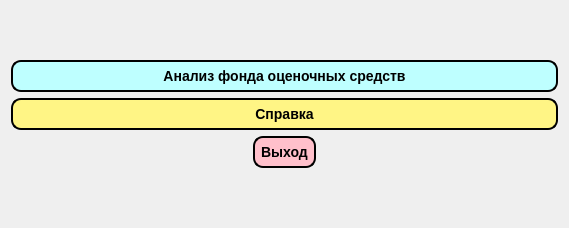
<?xml version="1.0" encoding="UTF-8"?>
<ui version="4.0">
 <class>ZavCath</class>
 <widget class="QWidget" name="ZavCath">
  <property name="geometry">
   <rect>
    <x>0</x>
    <y>0</y>
    <width>569</width>
    <height>228</height>
   </rect>
  </property>
  <property name="windowTitle">
   <string>Form</string>
  </property>
  <layout class="QGridLayout" name="gridLayout_2">
   <item row="0" column="0">
    <layout class="QGridLayout" name="gridLayout">
     <item row="0" column="0">
      <widget class="QPushButton" name="pushButton">
       <property name="styleSheet">
        <string notr="true">QPushButton{
     background-color: rgb(190, 255, 255);
     border-style: outset;
     border-width: 2px;
     border-radius: 10px;
     border-color: black;
     font: bold 14px;
     min-width: 10em;
     padding: 6px;
 }
 QPushButton:pressed {
     background-color: rgb(0, 255, 238);
     border-style: inset;
 }</string>
       </property>
       <property name="text">
        <string>Анализ фонда оценочных средств</string>
       </property>
       <property name="shortcut">
        <string>Enter</string>
       </property>
      </widget>
     </item>
     <item row="1" column="0">
      <widget class="QPushButton" name="pushButton_2">
       <property name="styleSheet">
        <string notr="true">QPushButton{
     background-color: rgb(255, 245, 133);
     border-style: outset;
     border-width: 2px;
     border-radius: 10px;
     border-color: black;
     font: bold 14px;
     min-width: 10em;
     padding: 6px;
 }
 QPushButton:pressed {
     background-color: rgb(0, 255, 238);
     border-style: inset;
 }</string>
       </property>
       <property name="text">
        <string>Справка</string>
       </property>
      </widget>
     </item>
     <item row="2" column="0" alignment="Qt::AlignHCenter">
      <widget class="QPushButton" name="pushButton_3">
       <property name="styleSheet">
        <string notr="true">QPushButton{
     background-color: pink;
     border-style: outset;
     border-width: 2px;
     border-radius: 10px;
     border-color: black;
     font: bold 14px;
     min-width: 10em;
     padding: 6px;
 }
 QPushButton:pressed {
     background-color: rgb(0, 255, 238);
     border-style: inset;
 }</string>
       </property>
       <property name="text">
        <string>Выход</string>
       </property>
      </widget>
     </item>
    </layout>
   </item>
  </layout>
 </widget>
 <resources/>
 <connections/>
</ui>
